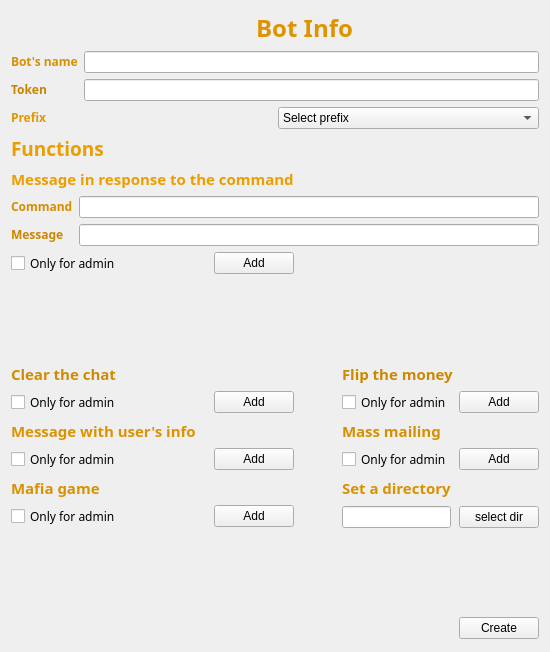
<?xml version="1.0" encoding="UTF-8"?>
<ui version="4.0">
 <class>Create_bot_window</class>
 <widget class="QWidget" name="Create_bot_window">
  <property name="geometry">
   <rect>
    <x>0</x>
    <y>0</y>
    <width>550</width>
    <height>652</height>
   </rect>
  </property>
  <property name="acceptDrops">
   <bool>true</bool>
  </property>
  <property name="windowTitle">
   <string>Form</string>
  </property>
  <property name="autoFillBackground">
   <bool>false</bool>
  </property>
  <property name="styleSheet">
   <string notr="true">border-image: url(:/resourec/img/depositphotos_111072456-stock-video-light-and-dark-tech-gears.jpg) 0 0 0 0 ;</string>
  </property>
  <layout class="QGridLayout" name="gridLayout_11">
   <item row="9" column="2">
    <spacer name="horizontalSpacer_9">
     <property name="orientation">
      <enum>Qt::Horizontal</enum>
     </property>
     <property name="sizeHint" stdset="0">
      <size>
       <width>173</width>
       <height>20</height>
      </size>
     </property>
    </spacer>
   </item>
   <item row="9" column="3" colspan="2">
    <layout class="QGridLayout" name="gridLayout_5">
     <item row="0" column="0">
      <widget class="QLabel" name="label_6">
       <property name="font">
        <font>
         <family>Sitka Banner</family>
         <pointsize>11</pointsize>
         <weight>75</weight>
         <bold>true</bold>
        </font>
       </property>
       <property name="styleSheet">
        <string notr="true">border-image:rgb(255, 255, 255)</string>
       </property>
       <property name="text">
        <string>&lt;html&gt;&lt;head/&gt;&lt;body&gt;&lt;p&gt;&lt;span style=&quot; color:#cc8800;&quot;&gt;Flip the money&lt;/span&gt;&lt;/p&gt;&lt;/body&gt;&lt;/html&gt;</string>
       </property>
      </widget>
     </item>
     <item row="1" column="0">
      <widget class="QCheckBox" name="checkBox_4">
       <property name="font">
        <font>
         <family>Sitka Text</family>
        </font>
       </property>
       <property name="styleSheet">
        <string notr="true">border-image:rgb(255, 255, 255)</string>
       </property>
       <property name="text">
        <string>Only for admin</string>
       </property>
      </widget>
     </item>
     <item row="1" column="1">
      <spacer name="horizontalSpacer_4">
       <property name="orientation">
        <enum>Qt::Horizontal</enum>
       </property>
       <property name="sizeHint" stdset="0">
        <size>
         <width>40</width>
         <height>20</height>
        </size>
       </property>
      </spacer>
     </item>
     <item row="1" column="2">
      <widget class="QPushButton" name="AddFlip">
       <property name="styleSheet">
        <string notr="true">border-image:rgb(255, 255, 255)</string>
       </property>
       <property name="text">
        <string>Add</string>
       </property>
      </widget>
     </item>
    </layout>
   </item>
   <item row="10" column="2">
    <spacer name="horizontalSpacer_10">
     <property name="orientation">
      <enum>Qt::Horizontal</enum>
     </property>
     <property name="sizeHint" stdset="0">
      <size>
       <width>173</width>
       <height>20</height>
      </size>
     </property>
    </spacer>
   </item>
   <item row="4" column="0">
    <widget class="QLabel" name="label">
     <property name="font">
      <font>
       <family>Sitka Heading</family>
       <pointsize>14</pointsize>
       <weight>75</weight>
       <bold>true</bold>
      </font>
     </property>
     <property name="styleSheet">
      <string notr="true">border-image:rgb(255, 255, 255)</string>
     </property>
     <property name="text">
      <string>&lt;html&gt;&lt;head/&gt;&lt;body&gt;&lt;p&gt;&lt;span style=&quot; color:#ec9d00;&quot;&gt;Functions&lt;/span&gt;&lt;/p&gt;&lt;/body&gt;&lt;/html&gt;</string>
     </property>
    </widget>
   </item>
   <item row="8" column="1">
    <spacer name="verticalSpacer">
     <property name="orientation">
      <enum>Qt::Vertical</enum>
     </property>
     <property name="sizeHint" stdset="0">
      <size>
       <width>20</width>
       <height>40</height>
      </size>
     </property>
    </spacer>
   </item>
   <item row="5" column="0" colspan="2">
    <widget class="QLabel" name="label_2">
     <property name="font">
      <font>
       <family>Sitka Banner</family>
       <pointsize>11</pointsize>
       <weight>75</weight>
       <bold>true</bold>
      </font>
     </property>
     <property name="styleSheet">
      <string notr="true">border-image:rgb(255, 255, 255)</string>
     </property>
     <property name="text">
      <string>&lt;html&gt;&lt;head/&gt;&lt;body&gt;&lt;p&gt;&lt;span style=&quot; color:#ec9d00;&quot;&gt;Message in response to the command&lt;/span&gt;&lt;/p&gt;&lt;/body&gt;&lt;/html&gt;</string>
     </property>
    </widget>
   </item>
   <item row="3" column="0" colspan="5">
    <layout class="QGridLayout" name="gridLayout_2">
     <item row="0" column="0">
      <widget class="QLabel" name="label_14">
       <property name="font">
        <font>
         <family>Sitka Text</family>
        </font>
       </property>
       <property name="styleSheet">
        <string notr="true">border-image:rgb(255, 255, 255)</string>
       </property>
       <property name="text">
        <string>&lt;html&gt;&lt;head/&gt;&lt;body&gt;&lt;p&gt;&lt;span style=&quot; font-weight:600; color:#e39700;&quot;&gt;Prefix&lt;/span&gt;&lt;/p&gt;&lt;/body&gt;&lt;/html&gt;</string>
       </property>
      </widget>
     </item>
     <item row="0" column="1">
      <widget class="QComboBox" name="comboBox">
       <property name="styleSheet">
        <string notr="true">border-image:rgb(255, 255, 255)</string>
       </property>
       <item>
        <property name="text">
         <string>Select prefix</string>
        </property>
       </item>
       <item>
        <property name="text">
         <string>/</string>
        </property>
       </item>
       <item>
        <property name="text">
         <string>.</string>
        </property>
       </item>
       <item>
        <property name="text">
         <string>\</string>
        </property>
       </item>
       <item>
        <property name="text">
         <string>,</string>
        </property>
       </item>
       <item>
        <property name="text">
         <string>*</string>
        </property>
       </item>
      </widget>
     </item>
    </layout>
   </item>
   <item row="11" column="2">
    <spacer name="horizontalSpacer_11">
     <property name="orientation">
      <enum>Qt::Horizontal</enum>
     </property>
     <property name="sizeHint" stdset="0">
      <size>
       <width>173</width>
       <height>20</height>
      </size>
     </property>
    </spacer>
   </item>
   <item row="13" column="4">
    <widget class="QPushButton" name="CreateButton">
     <property name="styleSheet">
      <string notr="true">border-image:rgb(255, 255, 255)</string>
     </property>
     <property name="text">
      <string>Create</string>
     </property>
    </widget>
   </item>
   <item row="11" column="3" colspan="2">
    <layout class="QGridLayout" name="gridLayout_10">
     <item row="0" column="0">
      <widget class="QLabel" name="label_10">
       <property name="font">
        <font>
         <family>Sitka Banner</family>
         <pointsize>11</pointsize>
         <weight>75</weight>
         <bold>true</bold>
        </font>
       </property>
       <property name="styleSheet">
        <string notr="true">border-image:rgb(255, 255, 255)</string>
       </property>
       <property name="text">
        <string>&lt;html&gt;&lt;head/&gt;&lt;body&gt;&lt;p&gt;&lt;span style=&quot; color:#d99100;&quot;&gt;Set a directory&lt;/span&gt;&lt;/p&gt;&lt;/body&gt;&lt;/html&gt;</string>
       </property>
      </widget>
     </item>
     <item row="1" column="0">
      <widget class="QLineEdit" name="dirLine">
       <property name="styleSheet">
        <string notr="true">border-image:rgb(255, 255, 255)</string>
       </property>
       <property name="readOnly">
        <bool>true</bool>
       </property>
      </widget>
     </item>
     <item row="1" column="1">
      <spacer name="horizontalSpacer_8">
       <property name="orientation">
        <enum>Qt::Horizontal</enum>
       </property>
       <property name="sizeHint" stdset="0">
        <size>
         <width>40</width>
         <height>20</height>
        </size>
       </property>
      </spacer>
     </item>
     <item row="1" column="2">
      <widget class="QPushButton" name="pushButton">
       <property name="styleSheet">
        <string notr="true">border-image:rgb(255, 255, 255)</string>
       </property>
       <property name="text">
        <string>select dir</string>
       </property>
      </widget>
     </item>
    </layout>
   </item>
   <item row="13" column="3">
    <spacer name="horizontalSpacer">
     <property name="orientation">
      <enum>Qt::Horizontal</enum>
     </property>
     <property name="sizeHint" stdset="0">
      <size>
       <width>173</width>
       <height>25</height>
      </size>
     </property>
    </spacer>
   </item>
   <item row="9" column="0" colspan="2">
    <layout class="QGridLayout" name="gridLayout_6">
     <item row="0" column="0">
      <widget class="QLabel" name="label_5">
       <property name="font">
        <font>
         <family>Sitka Banner</family>
         <pointsize>11</pointsize>
         <weight>75</weight>
         <bold>true</bold>
        </font>
       </property>
       <property name="styleSheet">
        <string notr="true">border-image:rgb(255, 255, 255)</string>
       </property>
       <property name="text">
        <string>&lt;html&gt;&lt;head/&gt;&lt;body&gt;&lt;p&gt;&lt;span style=&quot; color:#d18b00;&quot;&gt;Clear the chat&lt;/span&gt;&lt;/p&gt;&lt;/body&gt;&lt;/html&gt;</string>
       </property>
      </widget>
     </item>
     <item row="1" column="0">
      <widget class="QCheckBox" name="checkBox">
       <property name="font">
        <font>
         <family>Sitka Text</family>
        </font>
       </property>
       <property name="styleSheet">
        <string notr="true">border-image:rgb(255, 255, 255)</string>
       </property>
       <property name="text">
        <string>Only for admin</string>
       </property>
      </widget>
     </item>
     <item row="1" column="1">
      <spacer name="horizontalSpacer_3">
       <property name="orientation">
        <enum>Qt::Horizontal</enum>
       </property>
       <property name="sizeHint" stdset="0">
        <size>
         <width>40</width>
         <height>20</height>
        </size>
       </property>
      </spacer>
     </item>
     <item row="1" column="2">
      <widget class="QPushButton" name="AddClear">
       <property name="styleSheet">
        <string notr="true">border-image:rgb(255, 255, 255)</string>
       </property>
       <property name="text">
        <string>Add</string>
       </property>
      </widget>
     </item>
    </layout>
   </item>
   <item row="10" column="3" colspan="2">
    <layout class="QGridLayout" name="gridLayout_8">
     <item row="0" column="0">
      <widget class="QLabel" name="label_8">
       <property name="font">
        <font>
         <family>Sitka Banner</family>
         <pointsize>11</pointsize>
         <weight>75</weight>
         <bold>true</bold>
        </font>
       </property>
       <property name="styleSheet">
        <string notr="true">border-image:rgb(255, 255, 255)</string>
       </property>
       <property name="text">
        <string>&lt;html&gt;&lt;head/&gt;&lt;body&gt;&lt;p&gt;&lt;span style=&quot; color:#d68f00;&quot;&gt;Mass mailing&lt;/span&gt;&lt;/p&gt;&lt;/body&gt;&lt;/html&gt;</string>
       </property>
      </widget>
     </item>
     <item row="1" column="0">
      <widget class="QCheckBox" name="checkBox_2">
       <property name="font">
        <font>
         <family>Sitka Text</family>
        </font>
       </property>
       <property name="styleSheet">
        <string notr="true">border-image:rgb(255, 255, 255)</string>
       </property>
       <property name="text">
        <string>Only for admin</string>
       </property>
      </widget>
     </item>
     <item row="1" column="1">
      <spacer name="horizontalSpacer_6">
       <property name="orientation">
        <enum>Qt::Horizontal</enum>
       </property>
       <property name="sizeHint" stdset="0">
        <size>
         <width>40</width>
         <height>20</height>
        </size>
       </property>
      </spacer>
     </item>
     <item row="1" column="2">
      <widget class="QPushButton" name="AddMassMelling">
       <property name="styleSheet">
        <string notr="true">border-image:rgb(255, 255, 255)</string>
       </property>
       <property name="text">
        <string>Add</string>
       </property>
      </widget>
     </item>
    </layout>
   </item>
   <item row="6" column="0" colspan="5">
    <layout class="QGridLayout" name="gridLayout_3">
     <item row="0" column="0">
      <widget class="QLabel" name="label_3">
       <property name="font">
        <font>
         <family>Sitka Text</family>
        </font>
       </property>
       <property name="styleSheet">
        <string notr="true">border-image:rgb(255, 255, 255)</string>
       </property>
       <property name="text">
        <string>&lt;html&gt;&lt;head/&gt;&lt;body&gt;&lt;p&gt;&lt;span style=&quot; font-weight:600; color:#d58e00;&quot;&gt;Command&lt;/span&gt;&lt;/p&gt;&lt;/body&gt;&lt;/html&gt;</string>
       </property>
      </widget>
     </item>
     <item row="0" column="1">
      <widget class="QLineEdit" name="comadLine">
       <property name="styleSheet">
        <string notr="true">border-image:rgb(255, 255, 255)</string>
       </property>
      </widget>
     </item>
     <item row="1" column="0">
      <widget class="QLabel" name="label_4">
       <property name="sizePolicy">
        <sizepolicy hsizetype="Fixed" vsizetype="Fixed">
         <horstretch>0</horstretch>
         <verstretch>0</verstretch>
        </sizepolicy>
       </property>
       <property name="font">
        <font>
         <family>Sitka Text</family>
        </font>
       </property>
       <property name="styleSheet">
        <string notr="true">border-image:rgb(255, 255, 255)</string>
       </property>
       <property name="text">
        <string>&lt;html&gt;&lt;head/&gt;&lt;body&gt;&lt;p&gt;&lt;span style=&quot; font-weight:600; color:#cb8700;&quot;&gt;Message&lt;/span&gt;&lt;/p&gt;&lt;/body&gt;&lt;/html&gt;</string>
       </property>
       <property name="alignment">
        <set>Qt::AlignLeading|Qt::AlignLeft|Qt::AlignTop</set>
       </property>
      </widget>
     </item>
     <item row="1" column="1">
      <widget class="QLineEdit" name="messLine">
       <property name="styleSheet">
        <string notr="true">border-image:rgb(255, 255, 255)</string>
       </property>
      </widget>
     </item>
    </layout>
   </item>
   <item row="2" column="0" colspan="5">
    <layout class="QGridLayout" name="gridLayout">
     <item row="3" column="0">
      <widget class="QLabel" name="label_13">
       <property name="font">
        <font>
         <family>Sitka Text</family>
        </font>
       </property>
       <property name="styleSheet">
        <string notr="true">border-image:rgb(255, 255, 255)</string>
       </property>
       <property name="text">
        <string>&lt;html&gt;&lt;head/&gt;&lt;body&gt;&lt;p&gt;&lt;span style=&quot; font-weight:600; color:#c78500;&quot;&gt;Token&lt;/span&gt;&lt;/p&gt;&lt;/body&gt;&lt;/html&gt;</string>
       </property>
      </widget>
     </item>
     <item row="2" column="0">
      <widget class="QLabel" name="label_12">
       <property name="font">
        <font>
         <family>Sitka Text</family>
        </font>
       </property>
       <property name="styleSheet">
        <string notr="true">border-image:rgb(255, 255, 255)</string>
       </property>
       <property name="text">
        <string>&lt;html&gt;&lt;head/&gt;&lt;body&gt;&lt;p&gt;&lt;span style=&quot; font-weight:600; color:#d89000;&quot;&gt;Bot's name&lt;/span&gt;&lt;/p&gt;&lt;/body&gt;&lt;/html&gt;</string>
       </property>
      </widget>
     </item>
     <item row="3" column="1">
      <widget class="QLineEdit" name="Token">
       <property name="styleSheet">
        <string notr="true">border-image:rgb(255, 255, 255)</string>
       </property>
      </widget>
     </item>
     <item row="2" column="1">
      <widget class="QLineEdit" name="BotsName">
       <property name="styleSheet">
        <string notr="true">border-image:rgb(255, 255, 255)</string>
       </property>
      </widget>
     </item>
    </layout>
   </item>
   <item row="10" column="0" colspan="2">
    <layout class="QGridLayout" name="gridLayout_7">
     <item row="2" column="2">
      <widget class="QPushButton" name="AddInfo">
       <property name="styleSheet">
        <string notr="true">border-image:rgb(255, 255, 255)</string>
       </property>
       <property name="text">
        <string>Add</string>
       </property>
      </widget>
     </item>
     <item row="2" column="1">
      <spacer name="horizontalSpacer_5">
       <property name="orientation">
        <enum>Qt::Horizontal</enum>
       </property>
       <property name="sizeHint" stdset="0">
        <size>
         <width>58</width>
         <height>17</height>
        </size>
       </property>
      </spacer>
     </item>
     <item row="2" column="0">
      <widget class="QCheckBox" name="checkBox_3">
       <property name="font">
        <font>
         <family>Sitka Text</family>
        </font>
       </property>
       <property name="styleSheet">
        <string notr="true">border-image:rgb(255, 255, 255)</string>
       </property>
       <property name="text">
        <string>Only for admin</string>
       </property>
      </widget>
     </item>
     <item row="0" column="0">
      <widget class="QLabel" name="label_7">
       <property name="font">
        <font>
         <family>Sitka Banner</family>
         <pointsize>11</pointsize>
         <weight>75</weight>
         <bold>true</bold>
        </font>
       </property>
       <property name="styleSheet">
        <string notr="true">border-image:rgb(255, 255, 255)</string>
       </property>
       <property name="text">
        <string>&lt;html&gt;&lt;head/&gt;&lt;body&gt;&lt;p&gt;&lt;span style=&quot; color:#dd9300;&quot;&gt;Message with user's info&lt;/span&gt;&lt;/p&gt;&lt;/body&gt;&lt;/html&gt;</string>
       </property>
      </widget>
     </item>
    </layout>
   </item>
   <item row="12" column="4">
    <spacer name="verticalSpacer_2">
     <property name="orientation">
      <enum>Qt::Vertical</enum>
     </property>
     <property name="sizeHint" stdset="0">
      <size>
       <width>20</width>
       <height>31</height>
      </size>
     </property>
    </spacer>
   </item>
   <item row="11" column="0" colspan="2">
    <layout class="QGridLayout" name="gridLayout_9">
     <item row="0" column="0">
      <widget class="QLabel" name="label_9">
       <property name="font">
        <font>
         <family>Sitka Banner</family>
         <pointsize>11</pointsize>
         <weight>75</weight>
         <bold>true</bold>
        </font>
       </property>
       <property name="styleSheet">
        <string notr="true">border-image:rgb(255, 255, 255)</string>
       </property>
       <property name="text">
        <string>&lt;html&gt;&lt;head/&gt;&lt;body&gt;&lt;p&gt;&lt;span style=&quot; color:#da9100;&quot;&gt;Mafia game&lt;/span&gt;&lt;/p&gt;&lt;/body&gt;&lt;/html&gt;</string>
       </property>
      </widget>
     </item>
     <item row="1" column="0">
      <widget class="QCheckBox" name="checkBox_6">
       <property name="font">
        <font>
         <family>Sitka Text</family>
        </font>
       </property>
       <property name="styleSheet">
        <string notr="true">border-image:rgb(255, 255, 255)</string>
       </property>
       <property name="text">
        <string>Only for admin</string>
       </property>
      </widget>
     </item>
     <item row="1" column="1">
      <spacer name="horizontalSpacer_7">
       <property name="orientation">
        <enum>Qt::Horizontal</enum>
       </property>
       <property name="sizeHint" stdset="0">
        <size>
         <width>40</width>
         <height>20</height>
        </size>
       </property>
      </spacer>
     </item>
     <item row="1" column="2">
      <widget class="QPushButton" name="AddMafia">
       <property name="styleSheet">
        <string notr="true">border-image:rgb(255, 255, 255)</string>
       </property>
       <property name="text">
        <string>Add</string>
       </property>
      </widget>
     </item>
    </layout>
   </item>
   <item row="7" column="0" colspan="2">
    <layout class="QHBoxLayout" name="horizontalLayout_4">
     <item>
      <widget class="QCheckBox" name="checkBox_5">
       <property name="font">
        <font>
         <family>Sitka Text</family>
        </font>
       </property>
       <property name="styleSheet">
        <string notr="true">border-image:rgb(255, 255, 255)</string>
       </property>
       <property name="text">
        <string>Only for admin</string>
       </property>
      </widget>
     </item>
     <item>
      <spacer name="horizontalSpacer_2">
       <property name="orientation">
        <enum>Qt::Horizontal</enum>
       </property>
       <property name="sizeHint" stdset="0">
        <size>
         <width>40</width>
         <height>20</height>
        </size>
       </property>
      </spacer>
     </item>
     <item>
      <widget class="QPushButton" name="AddMess">
       <property name="styleSheet">
        <string notr="true">border-image:rgb(255, 255, 255)</string>
       </property>
       <property name="text">
        <string>Add</string>
       </property>
      </widget>
     </item>
    </layout>
   </item>
   <item row="1" column="1" colspan="3">
    <widget class="QLabel" name="label_11">
     <property name="font">
      <font>
       <family>Sitka Heading</family>
       <pointsize>14</pointsize>
       <weight>50</weight>
       <bold>false</bold>
      </font>
     </property>
     <property name="styleSheet">
      <string notr="true"/>
     </property>
     <property name="text">
      <string>&lt;html&gt;&lt;head/&gt;&lt;body&gt;&lt;p align=&quot;center&quot;&gt;&lt;span style=&quot; font-size:18pt; font-weight:600; color:#de9400;&quot;&gt;Bot Info&lt;/span&gt;&lt;/p&gt;&lt;/body&gt;&lt;/html&gt;</string>
     </property>
    </widget>
   </item>
  </layout>
 </widget>
 <resources/>
 <connections/>
</ui>
